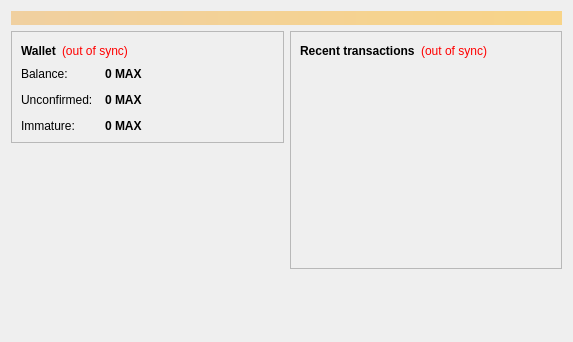
<?xml version="1.0" encoding="UTF-8"?>
<ui version="4.0">
 <class>OverviewPage</class>
 <widget class="QWidget" name="OverviewPage">
  <property name="geometry">
   <rect>
    <x>0</x>
    <y>0</y>
    <width>573</width>
    <height>342</height>
   </rect>
  </property>
  <property name="windowTitle">
   <string>Form</string>
  </property>
  <layout class="QVBoxLayout" name="topLayout">
   <item>
    <widget class="QLabel" name="labelAlerts">
     <property name="visible">
      <bool>false</bool>
     </property>
     <property name="styleSheet">
      <string notr="true">background-color: qlineargradient(x1: 0, y1: 0, x2: 1, y2: 0, stop:0 #F0D0A0, stop:1 #F8D488); color:#000000;</string>
     </property>
     <property name="wordWrap">
      <bool>true</bool>
     </property>
     <property name="margin">
      <number>3</number>
     </property>
    </widget>
   </item>
   <item>
    <layout class="QHBoxLayout" name="horizontalLayout" stretch="1,1">
     <item>
      <layout class="QVBoxLayout" name="verticalLayout_2">
       <item>
        <widget class="QFrame" name="frame">
         <property name="frameShape">
          <enum>QFrame::StyledPanel</enum>
         </property>
         <property name="frameShadow">
          <enum>QFrame::Raised</enum>
         </property>
         <layout class="QVBoxLayout" name="verticalLayout_4">
          <item>
           <layout class="QHBoxLayout" name="horizontalLayout_4">
            <item>
             <widget class="QLabel" name="label_5">
              <property name="font">
               <font>
                <weight>75</weight>
                <bold>true</bold>
               </font>
              </property>
              <property name="text">
               <string>Wallet</string>
              </property>
             </widget>
            </item>
            <item>
             <widget class="QLabel" name="labelWalletStatus">
              <property name="toolTip">
               <string>The displayed information may be out of date. Your wallet automatically synchronizes with the MaxCoin network after a connection is established, but this process has not completed yet.</string>
              </property>
              <property name="styleSheet">
               <string notr="true">QLabel { color: red; }</string>
              </property>
              <property name="text">
               <string notr="true">(out of sync)</string>
              </property>
              <property name="alignment">
               <set>Qt::AlignLeading|Qt::AlignLeft|Qt::AlignVCenter</set>
              </property>
             </widget>
            </item>
            <item>
             <spacer name="horizontalSpacer_2">
              <property name="orientation">
               <enum>Qt::Horizontal</enum>
              </property>
              <property name="sizeHint" stdset="0">
               <size>
                <width>40</width>
                <height>20</height>
               </size>
              </property>
             </spacer>
            </item>
           </layout>
          </item>
          <item>
           <layout class="QFormLayout" name="formLayout_2">
            <property name="fieldGrowthPolicy">
             <enum>QFormLayout::AllNonFixedFieldsGrow</enum>
            </property>
            <property name="horizontalSpacing">
             <number>12</number>
            </property>
            <property name="verticalSpacing">
             <number>12</number>
            </property>
            <item row="0" column="0">
             <widget class="QLabel" name="label">
              <property name="text">
               <string>Balance:</string>
              </property>
             </widget>
            </item>
            <item row="0" column="1">
             <widget class="QLabel" name="labelBalance">
              <property name="font">
               <font>
                <weight>75</weight>
                <bold>true</bold>
               </font>
              </property>
              <property name="cursor">
               <cursorShape>IBeamCursor</cursorShape>
              </property>
              <property name="toolTip">
               <string>Your current balance</string>
              </property>
              <property name="text">
               <string notr="true">0 MAX</string>
              </property>
              <property name="textInteractionFlags">
               <set>Qt::LinksAccessibleByMouse|Qt::TextSelectableByKeyboard|Qt::TextSelectableByMouse</set>
              </property>
             </widget>
            </item>
            <item row="1" column="0">
             <widget class="QLabel" name="label_3">
              <property name="text">
               <string>Unconfirmed:</string>
              </property>
             </widget>
            </item>
            <item row="1" column="1">
             <widget class="QLabel" name="labelUnconfirmed">
              <property name="font">
               <font>
                <weight>75</weight>
                <bold>true</bold>
               </font>
              </property>
              <property name="cursor">
               <cursorShape>IBeamCursor</cursorShape>
              </property>
              <property name="toolTip">
               <string>Total of transactions that have yet to be confirmed, and do not yet count toward the current balance</string>
              </property>
              <property name="text">
               <string notr="true">0 MAX</string>
              </property>
              <property name="textInteractionFlags">
               <set>Qt::LinksAccessibleByMouse|Qt::TextSelectableByKeyboard|Qt::TextSelectableByMouse</set>
              </property>
             </widget>
            </item>
            <item row="2" column="0">
             <widget class="QLabel" name="labelImmatureText">
              <property name="text">
               <string>Immature:</string>
              </property>
             </widget>
            </item>
            <item row="2" column="1">
             <widget class="QLabel" name="labelImmature">
              <property name="font">
               <font>
                <weight>75</weight>
                <bold>true</bold>
               </font>
              </property>
              <property name="toolTip">
               <string>Mined balance that has not yet matured</string>
              </property>
              <property name="text">
               <string notr="true">0 MAX</string>
              </property>
              <property name="textInteractionFlags">
               <set>Qt::LinksAccessibleByMouse|Qt::TextSelectableByKeyboard|Qt::TextSelectableByMouse</set>
              </property>
             </widget>
            </item>
           </layout>
          </item>
         </layout>
        </widget>
       </item>
       <item>
        <spacer name="verticalSpacer">
         <property name="orientation">
          <enum>Qt::Vertical</enum>
         </property>
         <property name="sizeHint" stdset="0">
          <size>
           <width>20</width>
           <height>40</height>
          </size>
         </property>
        </spacer>
       </item>
      </layout>
     </item>
     <item>
      <layout class="QVBoxLayout" name="verticalLayout_3">
       <item>
        <widget class="QFrame" name="frame_2">
         <property name="frameShape">
          <enum>QFrame::StyledPanel</enum>
         </property>
         <property name="frameShadow">
          <enum>QFrame::Raised</enum>
         </property>
         <layout class="QVBoxLayout" name="verticalLayout">
          <item>
           <layout class="QHBoxLayout" name="horizontalLayout_2">
            <item>
             <widget class="QLabel" name="label_4">
              <property name="text">
               <string>&lt;b&gt;Recent transactions&lt;/b&gt;</string>
              </property>
             </widget>
            </item>
            <item>
             <widget class="QLabel" name="labelTransactionsStatus">
              <property name="toolTip">
               <string>The displayed information may be out of date. Your wallet automatically synchronizes with the MaxCoin network after a connection is established, but this process has not completed yet.</string>
              </property>
              <property name="styleSheet">
               <string notr="true">QLabel { color: red; }</string>
              </property>
              <property name="text">
               <string notr="true">(out of sync)</string>
              </property>
              <property name="alignment">
               <set>Qt::AlignRight|Qt::AlignTrailing|Qt::AlignVCenter</set>
              </property>
             </widget>
            </item>
            <item>
             <spacer name="horizontalSpacer">
              <property name="orientation">
               <enum>Qt::Horizontal</enum>
              </property>
              <property name="sizeHint" stdset="0">
               <size>
                <width>40</width>
                <height>20</height>
               </size>
              </property>
             </spacer>
            </item>
           </layout>
          </item>
          <item>
           <widget class="QListView" name="listTransactions">
            <property name="styleSheet">
             <string notr="true">QListView { background: transparent; }</string>
            </property>
            <property name="frameShape">
             <enum>QFrame::NoFrame</enum>
            </property>
            <property name="verticalScrollBarPolicy">
             <enum>Qt::ScrollBarAlwaysOff</enum>
            </property>
            <property name="horizontalScrollBarPolicy">
             <enum>Qt::ScrollBarAlwaysOff</enum>
            </property>
            <property name="selectionMode">
             <enum>QAbstractItemView::NoSelection</enum>
            </property>
           </widget>
          </item>
         </layout>
        </widget>
       </item>
       <item>
        <spacer name="verticalSpacer_2">
         <property name="orientation">
          <enum>Qt::Vertical</enum>
         </property>
         <property name="sizeHint" stdset="0">
          <size>
           <width>20</width>
           <height>40</height>
          </size>
         </property>
        </spacer>
       </item>
      </layout>
     </item>
    </layout>
   </item>
  </layout>
 </widget>
 <resources/>
 <connections/>
</ui>
